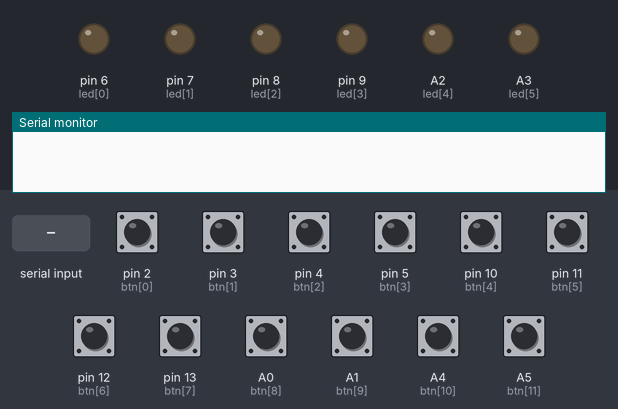
Bench run of a sketch on a simulated Teensy 4. Shown: output pins drawn as LEDs (lit = HIGH), the last lines printed to the serial monitor. The inputs (shaded band) are chosen by the test bench; at power-on: A0 (btn[8]), A1 (btn[9]), A4 (btn[10]), A5 (btn[11]), pin 2 (btn[0]), pin 3 (btn[1]), pin 4 (btn[2]), pin 5 (btn[3]), pin 10 (btn[4]), pin 11 (btn[5]), pin 12 (btn[6]), pin 13 (btn[7]) HIGH. USB keyboard and mouse output is not drawn.

Above: at 1.2 s.
1.3 s: "ALL ON\n" received over Serial
At 1.6 s:
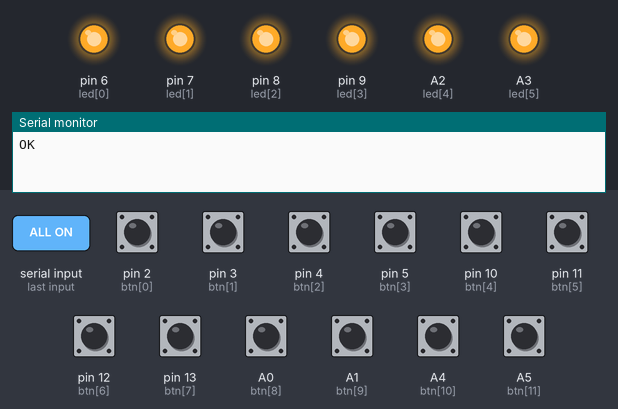
2.8 s: "ALL OFF\n" received over Serial
At 4.0 s:
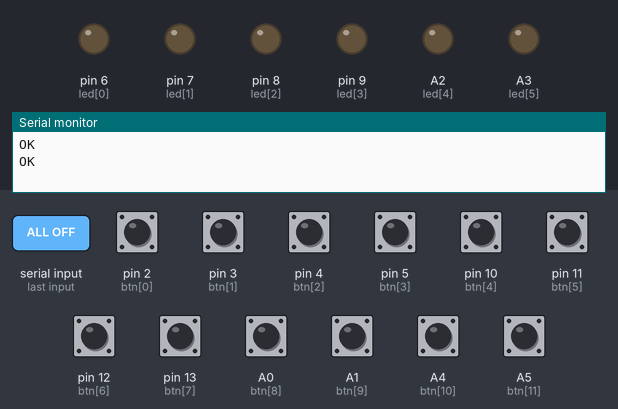
Timing chart, 0 to 5.8 s (numbered marks = the images above; inputs shaded):
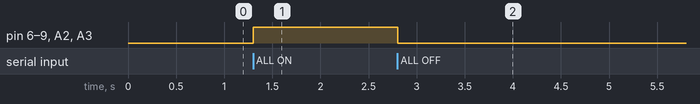

The sketch:

arcadeled_pico.ino
```cpp
#include <Joystick.h>

// 12 tombol input (A, B, X, Y, L, R, Start, Select, Atas, Bawah, Kiri, Kanan) + 6 LED (A..R)
#define NUM_BUTTONS 12
#define NUM_LEDS 6

const byte btn[NUM_BUTTONS] = {2, 3, 4, 5, 10, 11, 12, 13, 14, 15, 18, 19};
const byte led[NUM_LEDS] = {6, 7, 8, 9, 16, 17};

// Button debounce
bool last[NUM_BUTTONS];
bool state[NUM_BUTTONS];
unsigned long timer[NUM_BUTTONS] = {0};
const unsigned long debounce = 25;

// Serial command
String cmd = "";

void setup() {
  // Initialize buttons
  for (int i = 0; i < NUM_BUTTONS; i++) {
    pinMode(btn[i], INPUT_PULLUP);
    last[i] = HIGH;
    state[i] = HIGH;
  }

  // Initialize LEDs
  for (int i = 0; i < NUM_LEDS; i++) {
    pinMode(led[i], OUTPUT);
    digitalWrite(led[i], LOW);
  }

  // Initialize USB HID
  Joystick.begin();
  Joystick.useManualSend(true);

  // Initialize USB Serial
  Serial.begin(115200);
}

void loop() {
  readButtons();
  readSerial();
}

// Read arcade buttons
void readButtons() {
  bool changed = false;

  for (int i = 0; i < NUM_BUTTONS; i++) {
    bool r = digitalRead(btn[i]);

    if (r != last[i]) {
      last[i] = r;
      timer[i] = millis();
    }

    if (millis() - timer[i] > debounce && r != state[i]) {
      state[i] = r;
      Joystick.button(i + 1, !r);
      changed = true;
    }
  }

  if (changed) Joystick.send_now();
}

// Read USB Serial commands
void readSerial() {
  while (Serial.available()) {
    char c = Serial.read();

    if (c == '\n' || c == '\r') {
      cmd.trim();
      cmd.toUpperCase();

      if (cmd.length()) processCommand(cmd);

      cmd = "";
    }
    else if (cmd.length() < 40) {
      cmd += c;
    }
  }
}

// Process commands
void processCommand(String command) {

  // Device identification
  if (command == "HELLO") {
    Serial.println("ARCADELED_V1");
    return;
  }

  // All LEDs
  if (command == "ALL ON" || command == "ALL OFF") {
    bool on = command == "ALL ON";

    for (int i = 0; i < NUM_LEDS; i++) {
      digitalWrite(led[i], on);
    }

    Serial.println("OK");
    return;
  }

  // Individual LED (LED1..LED<NUM_LEDS>; channel lebih tinggi diabaikan dengan aman)
  if (command.startsWith("LED") && command.length() >= 6) {
    int spaceIdx = command.indexOf(' ');
    if (spaceIdx > 3) {
      int n = command.substring(3, spaceIdx).toInt();
      String action = command.substring(spaceIdx + 1);

      if (n >= 1 && n <= 16 &&
          (action == "ON" || action == "OFF")) {

        if (n <= NUM_LEDS) {
          digitalWrite(led[n - 1], action == "ON");
        }
        Serial.println("OK");
        return;
      }
    }
  }

  Serial.println("ERROR");
}
```

Measured:
- after the input at 1.3 s, pin 6 (led[0]), pin 7 (led[1]), pin 8 (led[2]), pin 9 (led[3]), A2 (led[4]), A3 (led[5]): LOW → HIGH at once
- after the input at 2.8 s, pin 6 (led[0]), pin 7 (led[1]), pin 8 (led[2]), pin 9 (led[3]), A2 (led[4]), A3 (led[5]): HIGH → LOW at once
